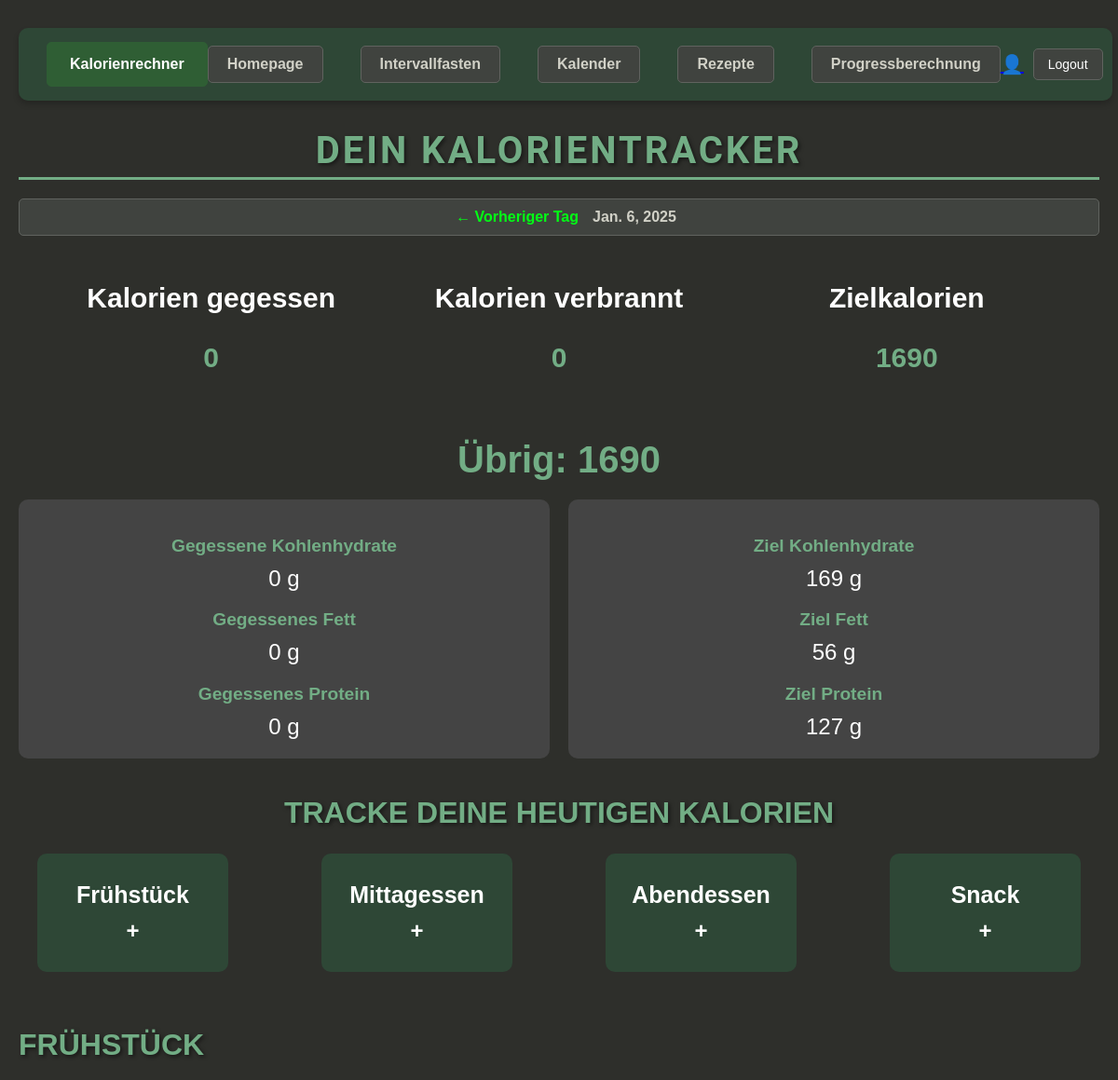
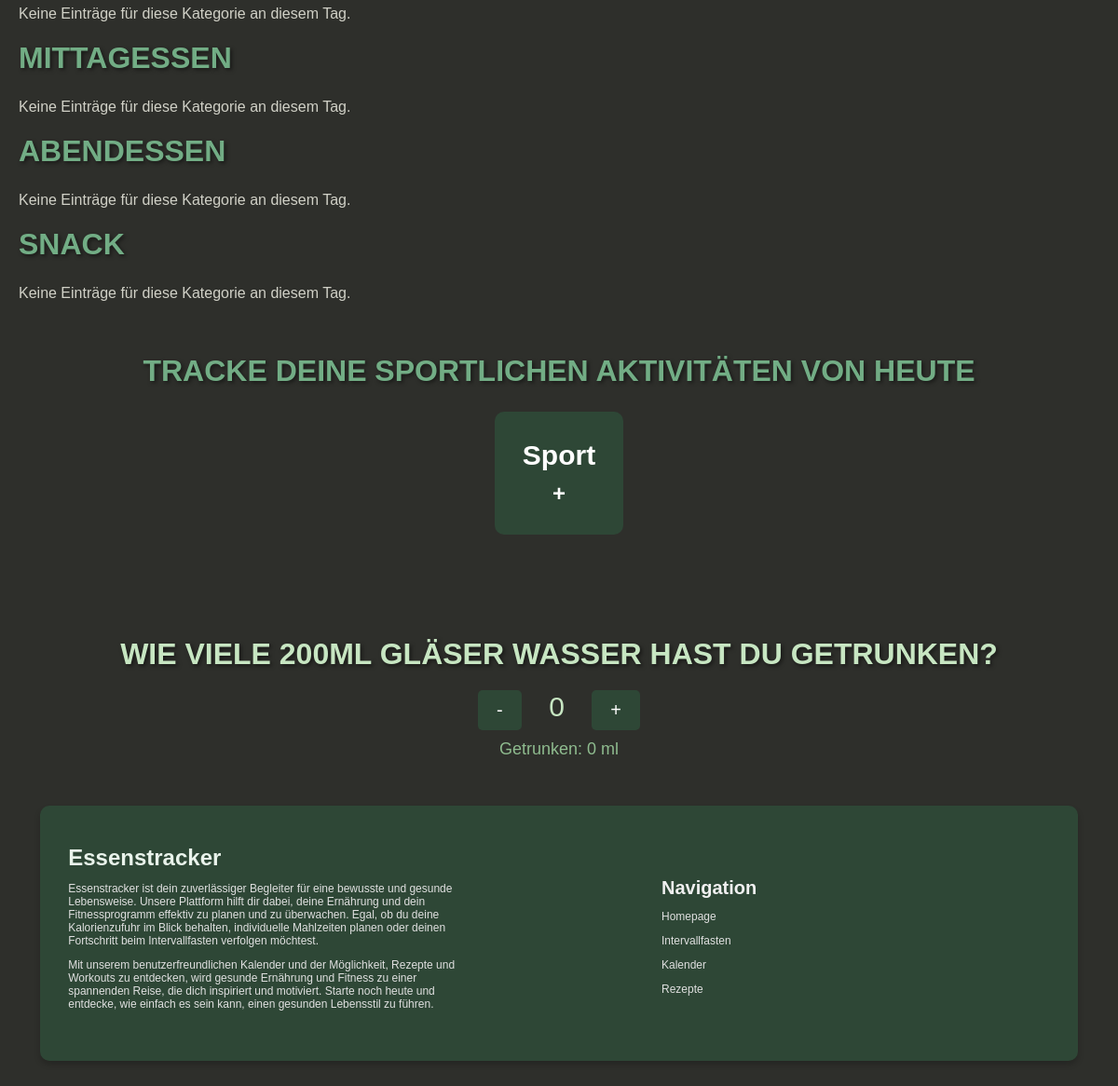
Page /trackerapp/ (signed in) on the committed database (2 pictures, top to bottom).
### trackerapp/models.py (models this page shows, shortened)
class DailyFood(models.Model):
    user = models.ForeignKey(User, on_delete=models.CASCADE)
    day = models.DateField(default=now)
    calories_eaten = models.PositiveIntegerField(default=0)
    fat_eaten = models.PositiveIntegerField(default=0)
    carbohydrates_eaten = models.PositiveIntegerField(default=0)
    protein_eaten = models.PositiveIntegerField(default=0)
    calories_burned = models.PositiveIntegerField(default=0)
    daily_calorie_target = models.PositiveIntegerField(default=2000)
    calorie_result = models.IntegerField(default=0)
    fat = models.PositiveIntegerField(default=0)
    carbohydrates = models.PositiveIntegerField(default=0)
    protein = models.PositiveIntegerField(default=0)
    class Meta:
        unique_together = ('user', 'day')

### trackerapp/views.py (the view, shortened to what this page needs)
# urls.py: path('trackerapp/', trackerapp_views.trackerapp, name='trackerapp'),
@login_required
def trackerapp(request):
    today = now().date()
    user = request.user
    daily_food_today = DailyFood.objects.filter(user=user, day=today).first()
    selected_date = request.GET.get('date')
    if selected_date:
        try:
            selected_date = datetime.strptime(selected_date, '%Y-%m-%d').date()
        except ValueError:
            return redirect('trackerapp')
    else:
        selected_date = today
    if selected_date > today:
        return redirect('trackerapp')
    daily_food_entry = DailyFood.objects.filter(user=user, day=selected_date).first()
    categories = {
        'breakfast': 'Frühstück',
        'lunch': 'Mittagessen',
        'dinner': 'Abendessen',
        'snack': 'Snack'
    }
    category_data = {}
    for category_key, category_label in categories.items():
        category_data[category_label] = Food_Unit.objects.filter(
            Q(user=user) &
            Q(time_eaten__date=selected_date) &
            Q(food_categorie=category_key)
        ).values('food_unit_id', 'food_unit_name', 'calories')
    prev_date = selected_date - timedelta(days=1)
    next_date = selected_date + timedelta(days=1) if selected_date < today else None
    context = {
        'daily_food_entry': daily_food_entry,
        'category_data': category_data,
        'selected_date': selected_date,
        'prev_date': prev_date if prev_date <= today else None,
        'next_date': next_date,
        'today': today,
    }
    return render(request, 'trackerapp.html', context)

### trackerapp/templates/Trackerapp.html (shortened to what this page needs)
{% extends 'base.html' %}
{% block content %}
<h1>Dein Kalorientracker</h1>
<div class="navigation">
    {% if prev_date %}
        <a href="?date={{ prev_date|date:'Y-m-d' }}" class="nav-link">&larr; Vorheriger Tag</a>
    {% endif %}
    <span>{{ selected_date }}</span>
</div>
{% if daily_food_entry %}
    <div class="summary">
        <div>
            <h3>Kalorien gegessen</h3>
            <p>{{ daily_food_entry.calories_eaten }}</p>
        </div>
        <div>
            <h3>Kalorien verbrannt</h3>
            <p>{{ daily_food_entry.calories_burned }}</p>
        </div>
        <div>
            <h3>Zielkalorien</h3>
            <p>{{ daily_food_entry.daily_calorie_target }}</p>
        </div>
    </div>
    <div class="result">
        Übrig: {{ daily_food_entry.calorie_result }}
    </div>
    <div class="nutrients">
        <div>
            <h3>Gegessene Kohlenhydrate</h3>
            <p>{{ daily_food_entry.carbohydrates_eaten }} g</p>
            <h3>Gegessenes Fett</h3>
            <p>{{ daily_food_entry.fat_eaten }} g</p>
            <h3>Gegessenes Protein</h3>
            <p>{{ daily_food_entry.protein_eaten }} g</p>
        </div>
        <div>
            <h3>Ziel Kohlenhydrate</h3>
            <p>{{ daily_food_entry.carbohydrates }} g</p>
            <h3>Ziel Fett</h3>
            <p>{{ daily_food_entry.fat }} g</p>
            <h3>Ziel Protein</h3>
            <p>{{ daily_food_entry.protein }} g</p>
        </div>
    </div>
{% endif %}
{% include "tracker-function/food-tracker.html" %}
{% for category, items in category_data.items %}
    <h2>{{ category|capfirst }}</h2>
    {% if items %}
        <table>
            <thead>
                <tr>
                    <th>Name</th>
                    <th>Kalorien</th>
                    <th></th>
                </tr>
            </thead>
            <tbody>
                {% for item in items %}
                    <tr>
                        <td>{{ item.food_unit_name }}</td>
                        <td>{{ item.calories }}</td>
                        <td>
                            <form method="POST" action="{% url 'delete_food_entry' item.food_unit_id %}" class="delete-form">
                                {% csrf_token %}
                                <a class="delete-symbol" href="#" onclick="this.closest('form').submit();">&#128465;</a>
                            </form>
                        </td>
                    </tr>
                {% endfor %}
            </tbody>
        </table>
    {% else %}
        <p>Keine Einträge für diese Kategorie an diesem Tag.</p>
    {% endif %}
{% endfor %}
{% include "tracker-function/sport-tracker.html" %}
{% include "tracker-function/water-tracker.html" %}
{% endblock %}

### trackerapp/templates/base.html (style rules this page uses)
.navigation { text-decoration: none; font-weight: bold; font-size: 16px; padding: 10px 20px; color: #d1d1c7; background-color: #40433f; border: 1px solid #60635f; border-radius: 5px; transition: background-color 0.3s, color 0.3s, box-shadow 0.3s; }
body { font-family: Arial, sans-serif; background-color: #2e2f2b; color: #d1d1c7; margin: 0; padding: 20px; justify-content: center; align-items: center; }

### trackerapp/templates/Trackerapp.html (style rules this page uses)
body { font-family: Arial, sans-serif; background-color: #2e2f2b; color: #d1d1c7; margin: 0; display: flex; flex-direction: column; align-items: center; justify-content: center; }
h1 { font-family: 'Roboto', sans-serif; font-size: 2.5rem; font-weight: 700; color: #72ad85; text-transform: uppercase; letter-spacing: 3px; text-shadow: 2px 2px 4px rgba(0, 0, 0, 0.5); text-align: center; margin: 20px auto; border-bottom: 3px solid #72ad85; padding-bottom: 5px; }
h2 { font-size: 2rem; color: #72ad85; text-transform: uppercase; text-shadow: 2px 2px 4px rgba(0, 0, 0, 0.5); margin: 20px auto; padding-bottom: 5px; }
.navigation { display: flex; justify-content: center; }
.nav-link { text-decoration: none; color: #00ff15; font-weight: bold; margin: 0 15px; font-size: 1rem; }
.summary { display: flex; flex-wrap: wrap; justify-content: center; padding: 20px; color: #fff; text-align: center; }
.summary div { flex: 1; min-width: 200px; }
.summary div h3 { font-size: 30px; }
.summary div p { font-size: 30px; color: #72ad85; font-weight: bold; }
.result { font-size: 2.5rem; font-weight: bold; color: #72ad85; margin: 20px 0; text-align: center; }
.nutrients { display: grid; grid-template-columns: repeat(auto-fit, minmax(300px, 1fr)); gap: 20px; width: 100%; }
.nutrients div { background-color: #444; padding: 20px; border-radius: 10px; text-align: center; color: #fff; }
.nutrients div h3 { font-size: 1.2rem; margin-bottom: 10px; color: #72ad85; }
.nutrients div p { font-size: 1.5rem; margin: 0; }

### rows in the picture
DailyFood: calories_eaten "0", calories_burned "0", daily_calorie_target "1690", calorie_result "1690", carbohydrates_eaten "0", fat_eaten "0", protein_eaten "0", carbohydrates "169", fat "56", protein "127"

### other values in the picture
{{ selected_date }} "Jan. 6, 2025"
{{ category|capfirst }} "FRÜHSTÜCK" "MITTAGESSEN" "ABENDESSEN" "SNACK"
